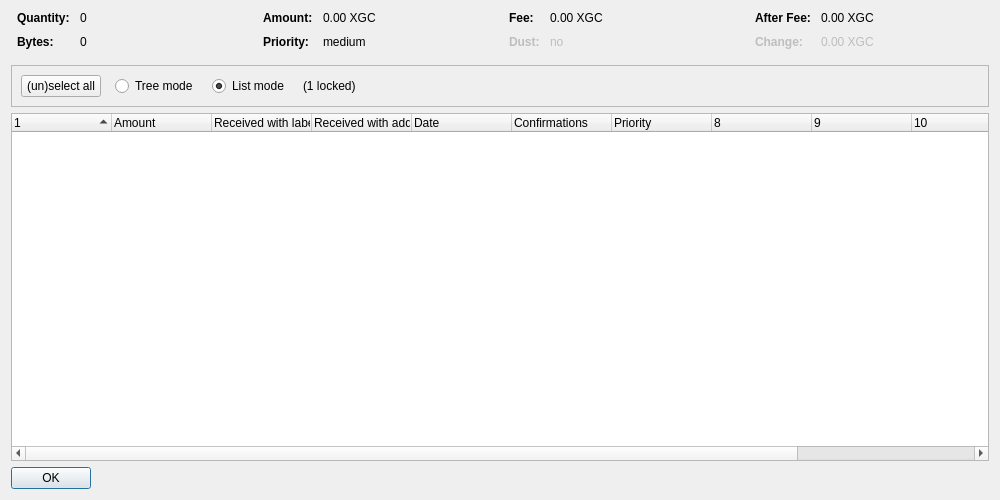
<?xml version="1.0" encoding="UTF-8"?>
<ui version="4.0">
 <class>CoinControlDialog</class>
 <widget class="QDialog" name="CoinControlDialog">
  <property name="geometry">
   <rect>
    <x>0</x>
    <y>0</y>
    <width>1000</width>
    <height>500</height>
   </rect>
  </property>
  <property name="windowTitle">
   <string>Coin Selection</string>
  </property>
  <layout class="QVBoxLayout" name="verticalLayout">
   <item>
    <layout class="QHBoxLayout" name="horizontalLayoutTop" stretch="0,0,0,0">
     <property name="topMargin">
      <number>0</number>
     </property>
     <property name="bottomMargin">
      <number>10</number>
     </property>
     <item>
      <layout class="QFormLayout" name="formLayoutCoinControl1">
       <property name="horizontalSpacing">
        <number>10</number>
       </property>
       <property name="verticalSpacing">
        <number>10</number>
       </property>
       <property name="leftMargin">
        <number>6</number>
       </property>
       <property name="rightMargin">
        <number>6</number>
       </property>
       <item row="0" column="0">
        <widget class="QLabel" name="labelCoinControlQuantityText">
         <property name="font">
          <font>
           <weight>75</weight>
           <bold>true</bold>
          </font>
         </property>
         <property name="text">
          <string>Quantity:</string>
         </property>
        </widget>
       </item>
       <item row="0" column="1">
        <widget class="QLabel" name="labelCoinControlQuantity">
         <property name="cursor">
          <cursorShape>IBeamCursor</cursorShape>
         </property>
         <property name="contextMenuPolicy">
          <enum>Qt::ActionsContextMenu</enum>
         </property>
         <property name="text">
          <string notr="true">0</string>
         </property>
         <property name="textInteractionFlags">
          <set>Qt::LinksAccessibleByMouse|Qt::TextSelectableByKeyboard|Qt::TextSelectableByMouse</set>
         </property>
        </widget>
       </item>
       <item row="1" column="0">
        <widget class="QLabel" name="labelCoinControlBytesText">
         <property name="font">
          <font>
           <weight>75</weight>
           <bold>true</bold>
          </font>
         </property>
         <property name="text">
          <string>Bytes:</string>
         </property>
        </widget>
       </item>
       <item row="1" column="1">
        <widget class="QLabel" name="labelCoinControlBytes">
         <property name="cursor">
          <cursorShape>IBeamCursor</cursorShape>
         </property>
         <property name="contextMenuPolicy">
          <enum>Qt::ActionsContextMenu</enum>
         </property>
         <property name="text">
          <string notr="true">0</string>
         </property>
         <property name="textInteractionFlags">
          <set>Qt::LinksAccessibleByMouse|Qt::TextSelectableByKeyboard|Qt::TextSelectableByMouse</set>
         </property>
        </widget>
       </item>
      </layout>
     </item>
     <item>
      <layout class="QFormLayout" name="formLayoutCoinControl2">
       <property name="horizontalSpacing">
        <number>10</number>
       </property>
       <property name="verticalSpacing">
        <number>10</number>
       </property>
       <property name="leftMargin">
        <number>6</number>
       </property>
       <property name="rightMargin">
        <number>6</number>
       </property>
       <item row="0" column="0">
        <widget class="QLabel" name="labelCoinControlAmountText">
         <property name="font">
          <font>
           <weight>75</weight>
           <bold>true</bold>
          </font>
         </property>
         <property name="text">
          <string>Amount:</string>
         </property>
        </widget>
       </item>
       <item row="0" column="1">
        <widget class="QLabel" name="labelCoinControlAmount">
         <property name="cursor">
          <cursorShape>IBeamCursor</cursorShape>
         </property>
         <property name="contextMenuPolicy">
          <enum>Qt::ActionsContextMenu</enum>
         </property>
         <property name="text">
          <string notr="true">0.00 XGC</string>
         </property>
         <property name="textInteractionFlags">
          <set>Qt::LinksAccessibleByMouse|Qt::TextSelectableByKeyboard|Qt::TextSelectableByMouse</set>
         </property>
        </widget>
       </item>
       <item row="1" column="0">
        <widget class="QLabel" name="labelCoinControlPriorityText">
         <property name="font">
          <font>
           <weight>75</weight>
           <bold>true</bold>
          </font>
         </property>
         <property name="text">
          <string>Priority:</string>
         </property>
        </widget>
       </item>
       <item row="1" column="1">
        <widget class="QLabel" name="labelCoinControlPriority">
         <property name="cursor">
          <cursorShape>IBeamCursor</cursorShape>
         </property>
         <property name="contextMenuPolicy">
          <enum>Qt::ActionsContextMenu</enum>
         </property>
         <property name="text">
          <string notr="true">medium</string>
         </property>
         <property name="textInteractionFlags">
          <set>Qt::LinksAccessibleByMouse|Qt::TextSelectableByKeyboard|Qt::TextSelectableByMouse</set>
         </property>
        </widget>
       </item>
      </layout>
     </item>
     <item>
      <layout class="QFormLayout" name="formLayoutCoinControl3">
       <property name="horizontalSpacing">
        <number>10</number>
       </property>
       <property name="verticalSpacing">
        <number>10</number>
       </property>
       <property name="leftMargin">
        <number>6</number>
       </property>
       <property name="rightMargin">
        <number>6</number>
       </property>
       <item row="0" column="0">
        <widget class="QLabel" name="labelCoinControlFeeText">
         <property name="font">
          <font>
           <weight>75</weight>
           <bold>true</bold>
          </font>
         </property>
         <property name="text">
          <string>Fee:</string>
         </property>
        </widget>
       </item>
       <item row="0" column="1">
        <widget class="QLabel" name="labelCoinControlFee">
         <property name="cursor">
          <cursorShape>IBeamCursor</cursorShape>
         </property>
         <property name="contextMenuPolicy">
          <enum>Qt::ActionsContextMenu</enum>
         </property>
         <property name="text">
          <string notr="true">0.00 XGC</string>
         </property>
         <property name="textInteractionFlags">
          <set>Qt::LinksAccessibleByMouse|Qt::TextSelectableByKeyboard|Qt::TextSelectableByMouse</set>
         </property>
        </widget>
       </item>
       <item row="1" column="0">
        <widget class="QLabel" name="labelCoinControlLowOutputText">
         <property name="enabled">
          <bool>false</bool>
         </property>
         <property name="font">
          <font>
           <weight>75</weight>
           <bold>true</bold>
          </font>
         </property>
         <property name="text">
          <string>Dust:</string>
         </property>
        </widget>
       </item>
       <item row="1" column="1">
        <widget class="QLabel" name="labelCoinControlLowOutput">
         <property name="enabled">
          <bool>false</bool>
         </property>
         <property name="cursor">
          <cursorShape>IBeamCursor</cursorShape>
         </property>
         <property name="contextMenuPolicy">
          <enum>Qt::ActionsContextMenu</enum>
         </property>
         <property name="text">
          <string notr="true">no</string>
         </property>
         <property name="textInteractionFlags">
          <set>Qt::LinksAccessibleByMouse|Qt::TextSelectableByKeyboard|Qt::TextSelectableByMouse</set>
         </property>
        </widget>
       </item>
      </layout>
     </item>
     <item>
      <layout class="QFormLayout" name="formLayoutCoinControl4">
       <property name="horizontalSpacing">
        <number>10</number>
       </property>
       <property name="verticalSpacing">
        <number>10</number>
       </property>
       <property name="leftMargin">
        <number>6</number>
       </property>
       <property name="rightMargin">
        <number>6</number>
       </property>
       <item row="0" column="0">
        <widget class="QLabel" name="labelCoinControlAfterFeeText">
         <property name="font">
          <font>
           <weight>75</weight>
           <bold>true</bold>
          </font>
         </property>
         <property name="text">
          <string>After Fee:</string>
         </property>
        </widget>
       </item>
       <item row="0" column="1">
        <widget class="QLabel" name="labelCoinControlAfterFee">
         <property name="cursor">
          <cursorShape>IBeamCursor</cursorShape>
         </property>
         <property name="contextMenuPolicy">
          <enum>Qt::ActionsContextMenu</enum>
         </property>
         <property name="text">
          <string notr="true">0.00 XGC</string>
         </property>
         <property name="textInteractionFlags">
          <set>Qt::LinksAccessibleByMouse|Qt::TextSelectableByKeyboard|Qt::TextSelectableByMouse</set>
         </property>
        </widget>
       </item>
       <item row="1" column="0">
        <widget class="QLabel" name="labelCoinControlChangeText">
         <property name="enabled">
          <bool>false</bool>
         </property>
         <property name="font">
          <font>
           <weight>75</weight>
           <bold>true</bold>
          </font>
         </property>
         <property name="text">
          <string>Change:</string>
         </property>
        </widget>
       </item>
       <item row="1" column="1">
        <widget class="QLabel" name="labelCoinControlChange">
         <property name="enabled">
          <bool>false</bool>
         </property>
         <property name="cursor">
          <cursorShape>IBeamCursor</cursorShape>
         </property>
         <property name="contextMenuPolicy">
          <enum>Qt::ActionsContextMenu</enum>
         </property>
         <property name="text">
          <string notr="true">0.00 XGC</string>
         </property>
         <property name="textInteractionFlags">
          <set>Qt::LinksAccessibleByMouse|Qt::TextSelectableByKeyboard|Qt::TextSelectableByMouse</set>
         </property>
        </widget>
       </item>
      </layout>
     </item>
    </layout>
   </item>
   <item>
    <widget class="QFrame" name="frame">
     <property name="minimumSize">
      <size>
       <width>0</width>
       <height>40</height>
      </size>
     </property>
     <property name="frameShape">
      <enum>QFrame::StyledPanel</enum>
     </property>
     <property name="frameShadow">
      <enum>QFrame::Sunken</enum>
     </property>
     <layout class="QHBoxLayout" name="horizontalLayout">
      <item>
       <layout class="QHBoxLayout" name="horizontalLayoutPanel" stretch="0,0,0,0,0">
        <property name="spacing">
         <number>14</number>
        </property>
        <item>
         <widget class="QPushButton" name="pushButtonSelectAll">
          <property name="sizePolicy">
           <sizepolicy hsizetype="Maximum" vsizetype="Fixed">
            <horstretch>0</horstretch>
            <verstretch>0</verstretch>
           </sizepolicy>
          </property>
          <property name="text">
           <string>(un)select all</string>
          </property>
          <property name="autoDefault">
           <bool>false</bool>
          </property>
         </widget>
        </item>
        <item>
         <widget class="QRadioButton" name="radioTreeMode">
          <property name="sizePolicy">
           <sizepolicy hsizetype="Maximum" vsizetype="Fixed">
            <horstretch>0</horstretch>
            <verstretch>0</verstretch>
           </sizepolicy>
          </property>
          <property name="text">
           <string>Tree mode</string>
          </property>
         </widget>
        </item>
        <item>
         <widget class="QRadioButton" name="radioListMode">
          <property name="sizePolicy">
           <sizepolicy hsizetype="Maximum" vsizetype="Fixed">
            <horstretch>0</horstretch>
            <verstretch>0</verstretch>
           </sizepolicy>
          </property>
          <property name="text">
           <string>List mode</string>
          </property>
          <property name="checked">
           <bool>true</bool>
          </property>
         </widget>
        </item>
        <item>
         <widget class="QLabel" name="labelLocked">
          <property name="text">
           <string notr="true">(1 locked)</string>
          </property>
         </widget>
        </item>
        <item>
         <spacer name="horizontalSpacer">
          <property name="orientation">
           <enum>Qt::Horizontal</enum>
          </property>
          <property name="sizeHint" stdset="0">
           <size>
            <width>40</width>
            <height>20</height>
           </size>
          </property>
         </spacer>
        </item>
       </layout>
      </item>
     </layout>
    </widget>
   </item>
   <item>
    <widget class="CoinControlTreeWidget" name="treeWidget">
     <property name="contextMenuPolicy">
      <enum>Qt::CustomContextMenu</enum>
     </property>
     <property name="sortingEnabled">
      <bool>false</bool>
     </property>
     <property name="columnCount">
      <number>12</number>
     </property>
     <attribute name="headerShowSortIndicator" stdset="0">
      <bool>true</bool>
     </attribute>
     <attribute name="headerStretchLastSection">
      <bool>false</bool>
     </attribute>
     <column>
      <property name="text">
       <string/>
      </property>
     </column>
     <column>
      <property name="text">
       <string>Amount</string>
      </property>
     </column>
     <column>
      <property name="text">
       <string>Received with label</string>
      </property>
     </column>
     <column>
      <property name="text">
       <string>Received with address</string>
      </property>
     </column>
     <column>
      <property name="text">
       <string>Date</string>
      </property>
     </column>
     <column>
      <property name="text">
       <string>Confirmations</string>
      </property>
      <property name="toolTip">
       <string>Confirmed</string>
      </property>
     </column>
     <column>
      <property name="text">
       <string>Priority</string>
      </property>
     </column>
     <column>
      <property name="text">
       <string/>
      </property>
     </column>
     <column>
      <property name="text">
       <string/>
      </property>
     </column>
     <column>
      <property name="text">
       <string/>
      </property>
     </column>
     <column>
      <property name="text">
       <string/>
      </property>
     </column>
     <column>
      <property name="text">
       <string/>
      </property>
     </column>
    </widget>
   </item>
   <item>
    <widget class="QDialogButtonBox" name="buttonBox">
     <property name="sizePolicy">
      <sizepolicy hsizetype="Maximum" vsizetype="Fixed">
       <horstretch>0</horstretch>
       <verstretch>0</verstretch>
      </sizepolicy>
     </property>
     <property name="orientation">
      <enum>Qt::Horizontal</enum>
     </property>
     <property name="standardButtons">
      <set>QDialogButtonBox::Ok</set>
     </property>
    </widget>
   </item>
  </layout>
 </widget>
 <customwidgets>
  <customwidget>
   <class>CoinControlTreeWidget</class>
   <extends>QTreeWidget</extends>
   <header>coincontroltreewidget.h</header>
  </customwidget>
 </customwidgets>
 <resources/>
 <connections/>
</ui>
